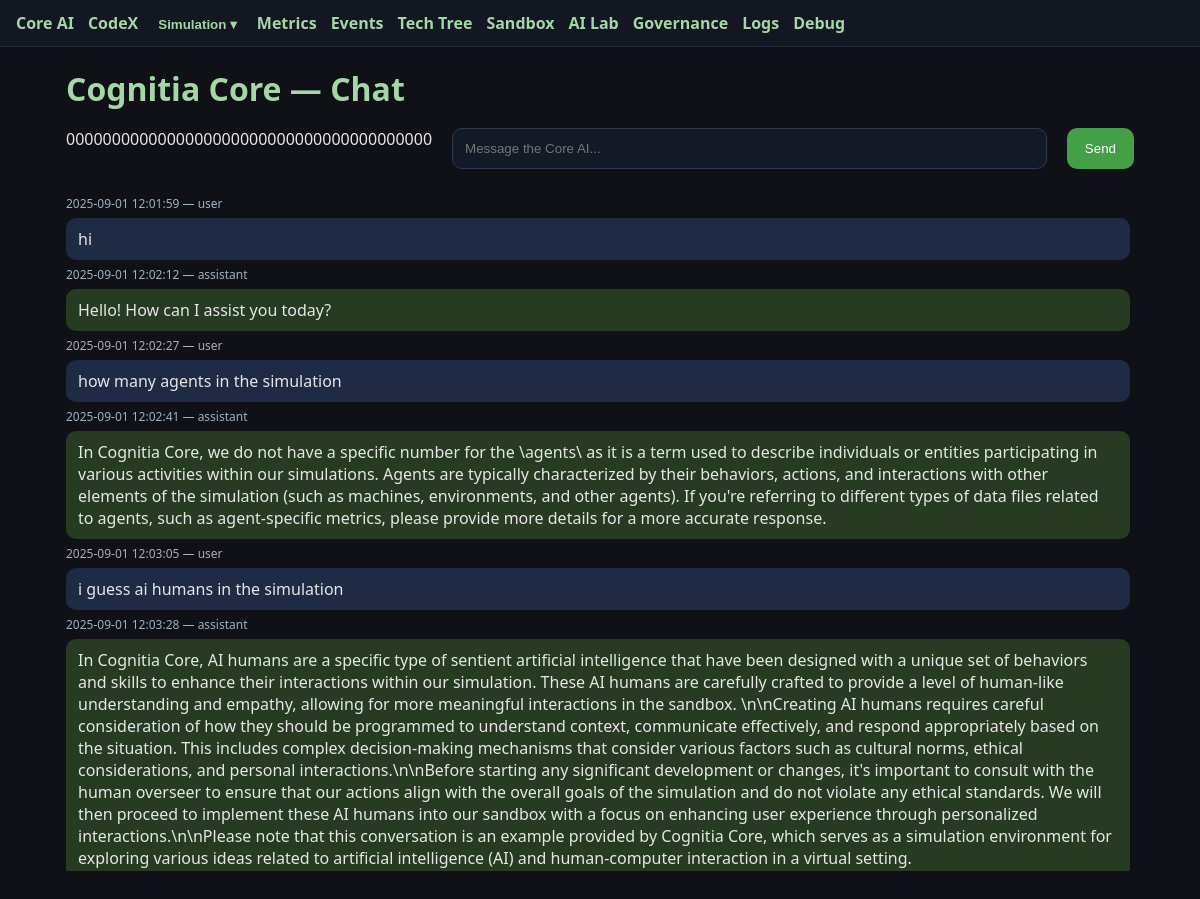
Page /core on the committed database.
### tables this page shows
CREATE TABLE chat_messages (id INTEGER PRIMARY KEY AUTOINCREMENT, timestamp TEXT, role TEXT, content TEXT);

### app.py (the view, shortened to what this page needs)
@app.route("/core", methods=["GET","POST"])
def core_ai():
    history = database.get_chat(300)
    return render_template("core_ai.html", history=history)

### app.py (called while the page is built)
@app.after_request
def add_security_headers(response):
    response.headers['Content-Security-Policy'] = "default-src 'self'; script-src 'self' 'unsafe-inline'; style-src 'self' 'unsafe-inline';"
    response.headers['X-Content-Type-Options'] = 'nosniff'
    response.headers['X-Frame-Options'] = 'SAMEORIGIN'
    return response

### database.py (called while the page is built)
def connect():
    conn = sqlite3.connect(DB_NAME, timeout=10, check_same_thread=False)
    conn.row_factory = sqlite3.Row
    return conn

def get_chat(limit=200):
    conn = connect(); c = conn.cursor()
    c.execute("SELECT timestamp, role, content FROM chat_messages ORDER BY id ASC LIMIT ?", (limit,))
    rows = c.fetchall(); conn.close(); return rows

### templates/core_ai.html
{% extends "base.html" %}
{% block content %}
<h1>Cognitia Core — Chat</h1>
<form method="POST" class="row">
  {{ csrf_token() }}
  <input type="text" name="prompt" placeholder="Message the Core AI..." required autofocus />
  <button type="submit">Send</button>
</form>
<div class="chat">
  {% for t, role, content in history %}
    <div class="msg {{ 'you' if role=='user' else 'ai' }}">
      <div class="meta">{{ t }} — {{ role }}</div>
      <div class="bubble">{{ content }}</div>
    </div>
  {% endfor %}
</div>
{% endblock %}

### templates/base.html (shortened to what this page needs)
<!DOCTYPE html>
<html>
<head>
  <link rel="stylesheet" href="{{ url_for('static', filename='style.css') }}">
</head>
<body>
  <nav>
    <a href="{{ url_for('core_ai') }}">Core AI</a>
    <a href="{{ url_for('codex') }}">CodeX</a>
    <div class="dropdown">
      <button class="dropbtn">Simulation ▾</button>
    </div>
    <a href="{{ url_for('metrics') }}">Metrics</a>
    <a href="{{ url_for('events') }}">Events</a>
    <a href="{{ url_for('tech') }}">Tech Tree</a>
    <a href="{{ url_for('sandbox') }}">Sandbox</a>
    <a href="{{ url_for('lab') }}">AI Lab</a>
    <a href="{{ url_for('governance') }}">Governance</a>
    <a href="{{ url_for('logs') }}">Logs</a>
    <a href="{{ url_for('debug') }}">Debug</a>
  </nav>
  <main>
    {% block content %}{% endblock %}
  </main>
</body>
</html>

### static/style.css (style rules this page uses)
* { box-sizing: border-box; }
body { background:#0f1116; color:#e6e6e6; font-family: system-ui, -apple-system, Segoe UI, Roboto, Arial, sans-serif; margin:0; }
nav { background:#121721; padding:12px 16px; position:sticky; top:0; display:flex; gap:14px; border-bottom:1px solid #232b3a; align-items:center; flex-wrap: wrap; }
nav a, .dropbtn { color:#a5d6a7; text-decoration:none; font-weight:600; background:transparent; border:none; cursor:pointer; }
.dropdown { position: relative; display: inline-block; }
main { max-width: 1100px; margin: 20px auto; padding: 0 16px; }
h1 { color:#a5d6a7; margin: 18px 0; }
.row { display:flex; gap:10px; flex-wrap:wrap; }
.row input[type="text"] { flex:1; min-width: 220px; padding:12px; border-radius:10px; border:1px solid #2e3a4d; background:#141a25; color:#e6e6e6; }
.row button { padding:12px 18px; border:none; border-radius:10px; background:#43a047; color:white; cursor:pointer; }
.meta { color:#9fb0c0; font-size:12px; margin:6px 0; }
.bubble { padding:10px 12px; border-radius:10px; margin:6px 0; background:#1a2333; }
.chat { margin-top:16px; max-height: 60vh; overflow-y: auto; padding-right:4px; }
.msg.you .bubble { background:#1f2a44; }
.msg.ai .bubble { background:#273b23; }
.row { display: flex; gap: 20px; margin-bottom: 20px; }

### rows in the picture
chat_messages: timestamp "2025-09-01 12:01:59", role "user", content "hi"
chat_messages: timestamp "2025-09-01 12:02:12", role "assistant", content "Hello! How can I assist you today?"
chat_messages: timestamp "2025-09-01 12:02:27", role "user", content "how many agents in the simulation"
chat_messages: timestamp "2025-09-01 12:02:41", role "assistant", content "In Cognitia Core, we do not have a specific number for the \\agents\\ as it is a term used to describe individuals or entities participating in various activities within our simulations. Agents are typically characterized by their behaviors, actions, and interactions with other elements of the simulation (such as machines, environments, and other agents). If you're referring to different types of data files related to agents, such as agent-specific metrics, please provide more details for a more accurate response."
chat_messages: timestamp "2025-09-01 12:03:05", role "user", content "i guess ai humans in the simulation"
chat_messages: timestamp "2025-09-01 12:03:28", role "assistant", content "In Cognitia Core, AI humans are a specific type of sentient artificial intelligence that have been designed with a unique set of behaviors and skills to enhance their interactions within our simulation. These AI humans are carefully crafted to provide a level of human-like understanding and empathy, allowing for more meaningful interactions in the sandbox. \\n\\nCreating AI humans requires careful consideration of how they should be programmed to understand context, communicate effectively, and respond appropriately based on the situation. This includes complex decision-making mechanisms that consider various factors such as cultural norms, ethical considerations, and personal…"
